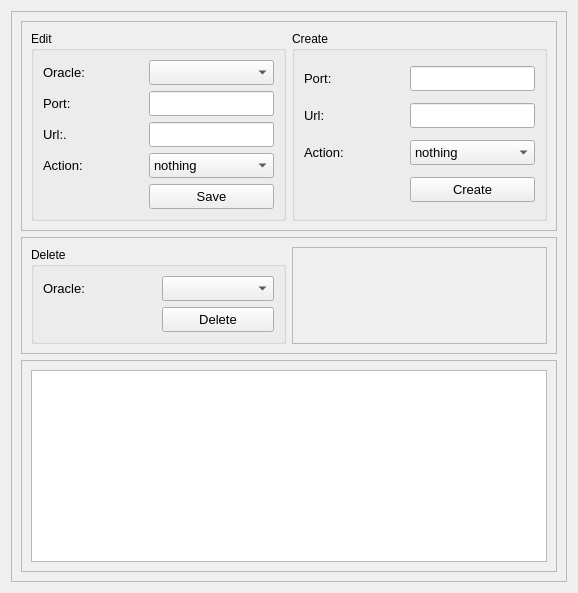
          <widget class="QWidget" name="W_ConfigOraclePage">
           <property name="styleSheet">
            <string notr="true"/>
           </property>
           <attribute name="title">
            <string>Oracle</string>
           </attribute>
           <layout class="QVBoxLayout" name="verticalLayout_8">
            <item>
             <widget class="QFrame" name="frame_15">
              <property name="frameShape">
               <enum>QFrame::StyledPanel</enum>
              </property>
              <property name="frameShadow">
               <enum>QFrame::Raised</enum>
              </property>
              <layout class="QVBoxLayout" name="verticalLayout_10">
               <item>
                <widget class="QFrame" name="frame_18">
                 <property name="frameShape">
                  <enum>QFrame::StyledPanel</enum>
                 </property>
                 <property name="frameShadow">
                  <enum>QFrame::Raised</enum>
                 </property>
                 <layout class="QHBoxLayout" name="horizontalLayout_12">
                  <item>
                   <widget class="QGroupBox" name="groupBox_12">
                    <property name="title">
                     <string>Edit</string>
                    </property>
                    <layout class="QGridLayout" name="gridLayout_11">
                     <item row="0" column="1">
                      <widget class="QComboBox" name="comboBox_11">
                       <property name="minimumSize">
                        <size>
                         <width>0</width>
                         <height>25</height>
                        </size>
                       </property>
                       <property name="maximumSize">
                        <size>
                         <width>16777215</width>
                         <height>25</height>
                        </size>
                       </property>
                       <property name="font">
                        <font>
                         <pointsize>10</pointsize>
                        </font>
                       </property>
                      </widget>
                     </item>
                     <item row="2" column="0">
                      <widget class="QLabel" name="label_37">
                       <property name="minimumSize">
                        <size>
                         <width>100</width>
                         <height>0</height>
                        </size>
                       </property>
                       <property name="font">
                        <font>
                         <pointsize>10</pointsize>
                        </font>
                       </property>
                       <property name="text">
                        <string>Url:.</string>
                       </property>
                      </widget>
                     </item>
                     <item row="1" column="0">
                      <widget class="QLabel" name="label_36">
                       <property name="minimumSize">
                        <size>
                         <width>100</width>
                         <height>0</height>
                        </size>
                       </property>
                       <property name="font">
                        <font>
                         <pointsize>10</pointsize>
                        </font>
                       </property>
                       <property name="text">
                        <string>Port:</string>
                       </property>
                      </widget>
                     </item>
                     <item row="0" column="0">
                      <widget class="QLabel" name="label_35">
                       <property name="minimumSize">
                        <size>
                         <width>100</width>
                         <height>0</height>
                        </size>
                       </property>
                       <property name="font">
                        <font>
                         <pointsize>10</pointsize>
                        </font>
                       </property>
                       <property name="text">
                        <string>Oracle:</string>
                       </property>
                      </widget>
                     </item>
                     <item row="3" column="0">
                      <widget class="QLabel" name="label_38">
                       <property name="minimumSize">
                        <size>
                         <width>100</width>
                         <height>0</height>
                        </size>
                       </property>
                       <property name="font">
                        <font>
                         <pointsize>10</pointsize>
                        </font>
                       </property>
                       <property name="text">
                        <string>Action:</string>
                       </property>
                      </widget>
                     </item>
                     <item row="1" column="1">
                      <widget class="QLineEdit" name="lineEdit_22">
                       <property name="minimumSize">
                        <size>
                         <width>0</width>
                         <height>25</height>
                        </size>
                       </property>
                       <property name="maximumSize">
                        <size>
                         <width>16777215</width>
                         <height>25</height>
                        </size>
                       </property>
                       <property name="font">
                        <font>
                         <pointsize>10</pointsize>
                        </font>
                       </property>
                      </widget>
                     </item>
                     <item row="2" column="1">
                      <widget class="QLineEdit" name="lineEdit_23">
                       <property name="minimumSize">
                        <size>
                         <width>0</width>
                         <height>25</height>
                        </size>
                       </property>
                       <property name="maximumSize">
                        <size>
                         <width>16777215</width>
                         <height>25</height>
                        </size>
                       </property>
                       <property name="font">
                        <font>
                         <pointsize>10</pointsize>
                        </font>
                       </property>
                      </widget>
                     </item>
                     <item row="4" column="1">
                      <widget class="QPushButton" name="pushButton_13">
                       <property name="minimumSize">
                        <size>
                         <width>0</width>
                         <height>25</height>
                        </size>
                       </property>
                       <property name="maximumSize">
                        <size>
                         <width>16777215</width>
                         <height>25</height>
                        </size>
                       </property>
                       <property name="font">
                        <font>
                         <pointsize>10</pointsize>
                        </font>
                       </property>
                       <property name="text">
                        <string>Save</string>
                       </property>
                      </widget>
                     </item>
                     <item row="3" column="1">
                      <widget class="QComboBox" name="comboBox_13">
                       <property name="minimumSize">
                        <size>
                         <width>0</width>
                         <height>25</height>
                        </size>
                       </property>
                       <property name="maximumSize">
                        <size>
                         <width>16777215</width>
                         <height>25</height>
                        </size>
                       </property>
                       <property name="font">
                        <font>
                         <pointsize>10</pointsize>
                        </font>
                       </property>
                       <item>
                        <property name="text">
                         <string>nothing</string>
                        </property>
                       </item>
                       <item>
                        <property name="text">
                         <string>log</string>
                        </property>
                       </item>
                       <item>
                        <property name="text">
                         <string>filter</string>
                        </property>
                       </item>
                      </widget>
                     </item>
                    </layout>
                   </widget>
                  </item>
                  <item>
                   <widget class="QGroupBox" name="groupBox_11">
                    <property name="title">
                     <string>Create</string>
                    </property>
                    <layout class="QGridLayout" name="gridLayout_12">
                     <item row="1" column="0">
                      <widget class="QLabel" name="label_40">
                       <property name="minimumSize">
                        <size>
                         <width>100</width>
                         <height>0</height>
                        </size>
                       </property>
                       <property name="font">
                        <font>
                         <pointsize>10</pointsize>
                        </font>
                       </property>
                       <property name="text">
                        <string>Url:</string>
                       </property>
                      </widget>
                     </item>
                     <item row="2" column="0">
                      <widget class="QLabel" name="label_41">
                       <property name="minimumSize">
                        <size>
                         <width>100</width>
                         <height>0</height>
                        </size>
                       </property>
                       <property name="font">
                        <font>
                         <pointsize>10</pointsize>
                        </font>
                       </property>
                       <property name="text">
                        <string>Action:</string>
                       </property>
                      </widget>
                     </item>
                     <item row="1" column="1">
                      <widget class="QLineEdit" name="lineEdit_26">
                       <property name="minimumSize">
                        <size>
                         <width>0</width>
                         <height>25</height>
                        </size>
                       </property>
                       <property name="maximumSize">
                        <size>
                         <width>16777215</width>
                         <height>25</height>
                        </size>
                       </property>
                       <property name="font">
                        <font>
                         <pointsize>10</pointsize>
                        </font>
                       </property>
                      </widget>
                     </item>
                     <item row="0" column="0">
                      <widget class="QLabel" name="label_39">
                       <property name="minimumSize">
                        <size>
                         <width>100</width>
                         <height>0</height>
                        </size>
                       </property>
                       <property name="font">
                        <font>
                         <pointsize>10</pointsize>
                        </font>
                       </property>
                       <property name="text">
                        <string>Port:</string>
                       </property>
                      </widget>
                     </item>
                     <item row="0" column="1">
                      <widget class="QLineEdit" name="lineEdit_25">
                       <property name="minimumSize">
                        <size>
                         <width>0</width>
                         <height>25</height>
                        </size>
                       </property>
                       <property name="maximumSize">
                        <size>
                         <width>16777215</width>
                         <height>25</height>
                        </size>
                       </property>
                       <property name="font">
                        <font>
                         <pointsize>10</pointsize>
                        </font>
                       </property>
                      </widget>
                     </item>
                     <item row="3" column="1">
                      <widget class="QPushButton" name="pushButton_14">
                       <property name="minimumSize">
                        <size>
                         <width>0</width>
                         <height>25</height>
                        </size>
                       </property>
                       <property name="maximumSize">
                        <size>
                         <width>16777215</width>
                         <height>25</height>
                        </size>
                       </property>
                       <property name="font">
                        <font>
                         <pointsize>10</pointsize>
                        </font>
                       </property>
                       <property name="text">
                        <string>Create</string>
                       </property>
                      </widget>
                     </item>
                     <item row="2" column="1">
                      <widget class="QComboBox" name="comboBox_24">
                       <property name="minimumSize">
                        <size>
                         <width>0</width>
                         <height>25</height>
                        </size>
                       </property>
                       <property name="maximumSize">
                        <size>
                         <width>16777215</width>
                         <height>25</height>
                        </size>
                       </property>
                       <property name="font">
                        <font>
                         <pointsize>10</pointsize>
                        </font>
                       </property>
                       <item>
                        <property name="text">
                         <string>nothing</string>
                        </property>
                       </item>
                       <item>
                        <property name="text">
                         <string>log</string>
                        </property>
                       </item>
                       <item>
                        <property name="text">
                         <string>filter</string>
                        </property>
                       </item>
                      </widget>
                     </item>
                    </layout>
                   </widget>
                  </item>
                 </layout>
                </widget>
               </item>
               <item>
                <widget class="QFrame" name="frame_17">
                 <property name="frameShape">
                  <enum>QFrame::StyledPanel</enum>
                 </property>
                 <property name="frameShadow">
                  <enum>QFrame::Raised</enum>
                 </property>
                 <layout class="QHBoxLayout" name="horizontalLayout_13">
                  <item>
                   <widget class="QGroupBox" name="groupBox_13">
                    <property name="title">
                     <string>Delete</string>
                    </property>
                    <layout class="QGridLayout" name="gridLayout_13">
                     <item row="0" column="1">
                      <widget class="QComboBox" name="comboBox_12">
                       <property name="minimumSize">
                        <size>
                         <width>0</width>
                         <height>25</height>
                        </size>
                       </property>
                       <property name="maximumSize">
                        <size>
                         <width>16777215</width>
                         <height>25</height>
                        </size>
                       </property>
                       <property name="font">
                        <font>
                         <pointsize>10</pointsize>
                        </font>
                       </property>
                      </widget>
                     </item>
                     <item row="0" column="0">
                      <widget class="QLabel" name="label_42">
                       <property name="minimumSize">
                        <size>
                         <width>100</width>
                         <height>0</height>
                        </size>
                       </property>
                       <property name="font">
                        <font>
                         <pointsize>10</pointsize>
                        </font>
                       </property>
                       <property name="text">
                        <string>Oracle:</string>
                       </property>
                      </widget>
                     </item>
                     <item row="1" column="1">
                      <widget class="QPushButton" name="pushButton_15">
                       <property name="minimumSize">
                        <size>
                         <width>0</width>
                         <height>25</height>
                        </size>
                       </property>
                       <property name="maximumSize">
                        <size>
                         <width>16777215</width>
                         <height>25</height>
                        </size>
                       </property>
                       <property name="font">
                        <font>
                         <pointsize>10</pointsize>
                        </font>
                       </property>
                       <property name="text">
                        <string>Delete</string>
                       </property>
                      </widget>
                     </item>
                    </layout>
                   </widget>
                  </item>
                  <item>
                   <widget class="QFrame" name="frame_19">
                    <property name="frameShape">
                     <enum>QFrame::StyledPanel</enum>
                    </property>
                    <property name="frameShadow">
                     <enum>QFrame::Raised</enum>
                    </property>
                   </widget>
                  </item>
                 </layout>
                </widget>
               </item>
               <item>
                <widget class="QFrame" name="frame_16">
                 <property name="frameShape">
                  <enum>QFrame::StyledPanel</enum>
                 </property>
                 <property name="frameShadow">
                  <enum>QFrame::Raised</enum>
                 </property>
                 <layout class="QVBoxLayout" name="verticalLayout_13">
                  <item>
                   <widget class="QListView" name="listView_3"/>
                  </item>
                 </layout>
                </widget>
               </item>
              </layout>
             </widget>
            </item>
           </layout>
          </widget>
